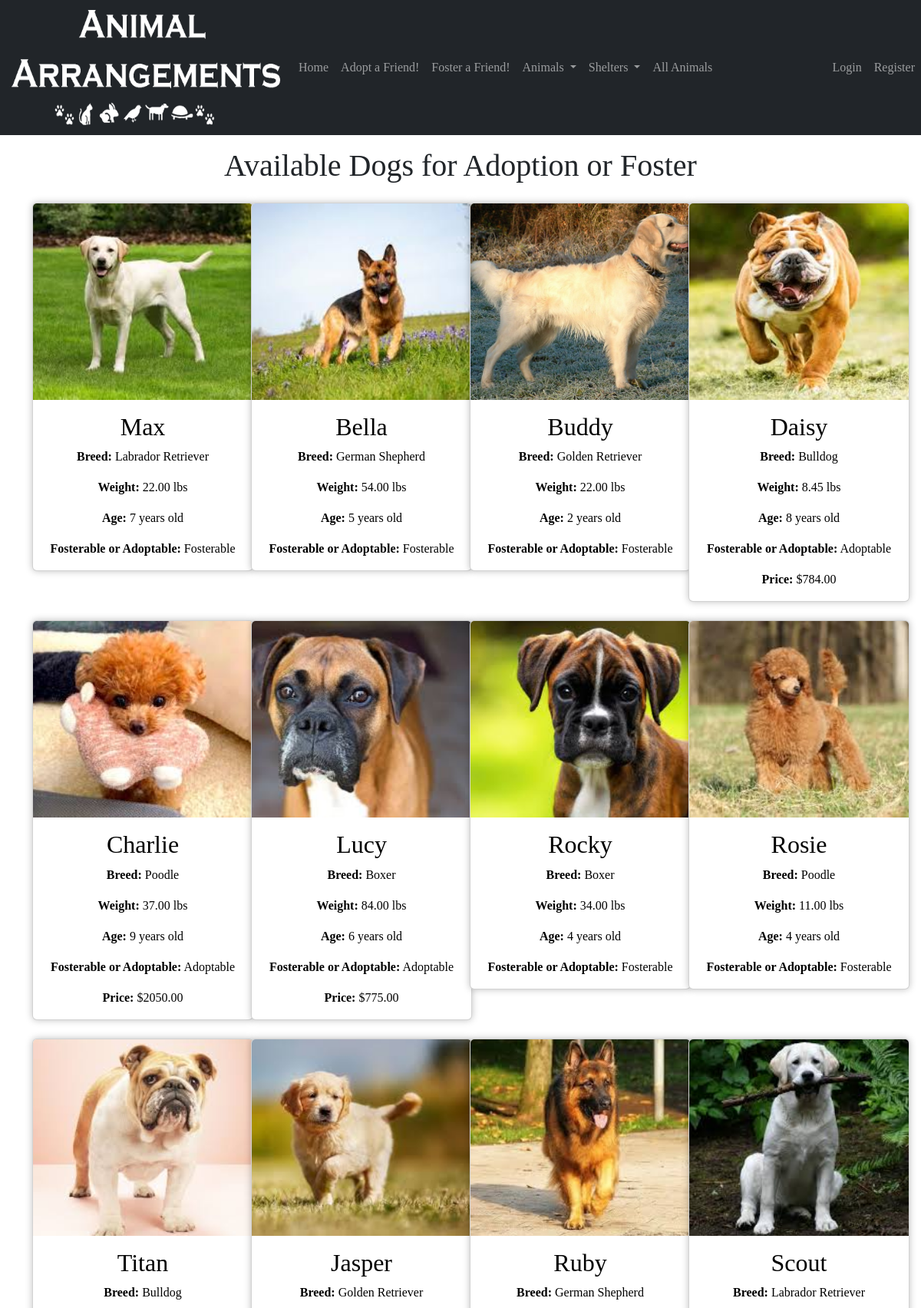
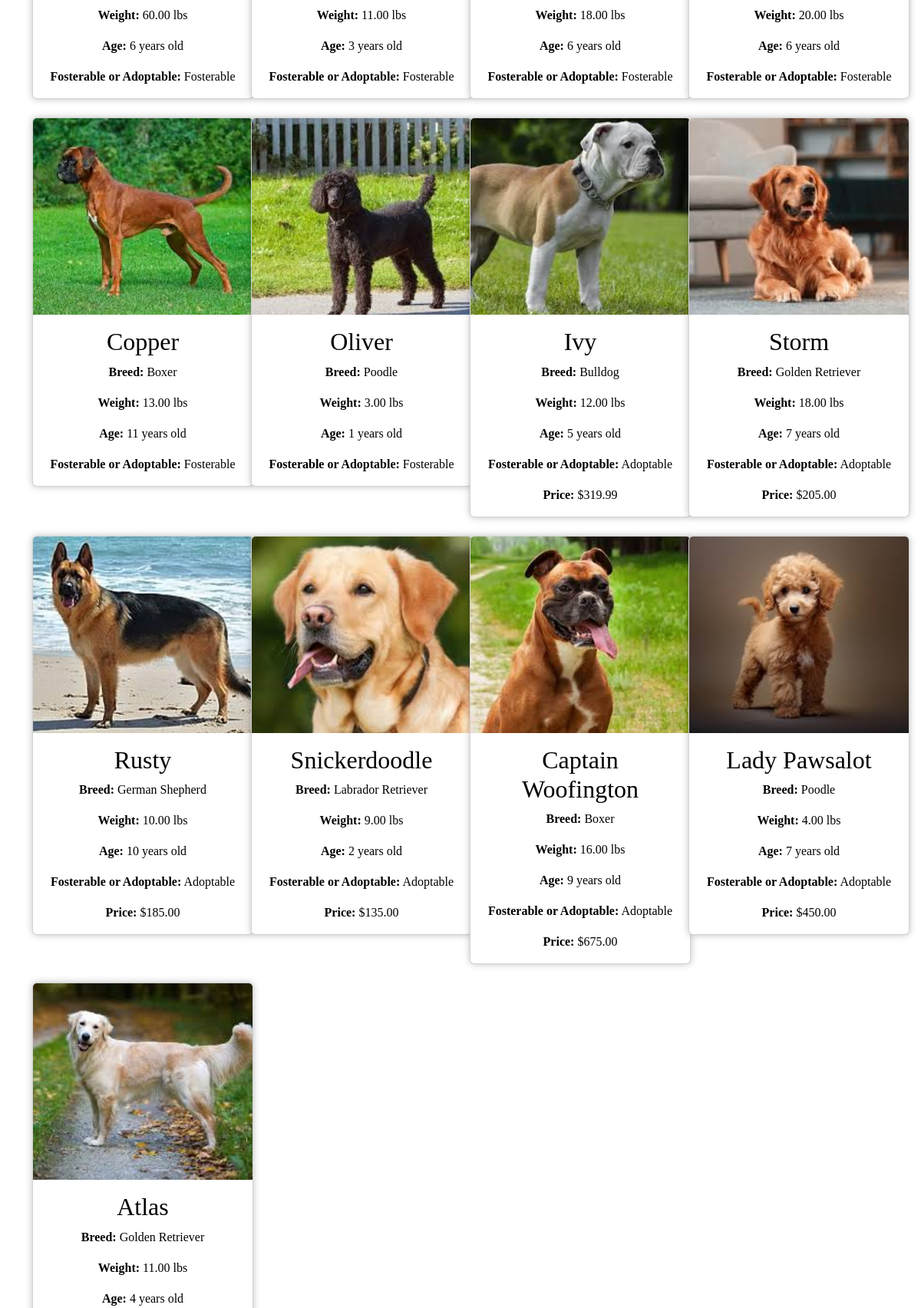
/dogs/ (upper part), run on the app's committed database (2 pictures, top to bottom).
### animal_adoption_app/models.py (models this page shows, shortened)
class Dog(models.Model):
    animal = models.OneToOneField(Animal, on_delete=models.CASCADE, primary_key=True)
    breed = models.CharField(max_length=100)
    weight = models.DecimalField(max_digits=5, decimal_places=2)
    age = models.IntegerField()
    personality = models.TextField()
    up_to_date_on_vaccines = models.BooleanField(default=False)

class Animal(models.Model):
    id = models.AutoField(primary_key=True)
    name = models.CharField(max_length=100, unique=True)
    price = models.DecimalField(max_digits=10, decimal_places=2)
    fosterable = models.BooleanField(default=False)
    image_path = models.CharField(max_length=255, blank=True, null=True)
    SHELTER_CHOICES = [
        ('Homeward Animal Shelter', 'Homeward Animal Shelter'),
        ('Cats Cradle Shelter Inc', 'Cats Cradle Shelter Inc'),
        ('Minn-Kota PAAWS', 'Minn-Kota PAAWS'),
    ]
    shelter = models.CharField(max_length=100, choices=SHELTER_CHOICES)

### animal_adoption_app/views.py (the view)
# urls.py: path('dogs/', views.dogs, name='dogs'),
def dogs(request):
    dogs = Dog.objects.all()
    return render(request, 'animal_adoption_app/dogs.html', {'dog_list': dogs})

### templates/animal_adoption_app/dogs.html (shortened to what this page needs)
<!DOCTYPE html>
<html lang="en">
<head>
    <link href="https://cdn.jsdelivr.net/npm/bootstrap@5.3.3/dist/css/bootstrap.min.css" rel="stylesheet">
</head>
<body>
    {% load static %}
    {% include "navbar.html" %}
    <h1 class="text-center mt-3 mb-4">Available Dogs for Adoption or Foster</h1>
    <div class="container">
        <div class="row row-cols-1 row-cols-md-2 row-cols-lg-3 row-cols-xl-4">
            {% for dog in dog_list %}
                <div class="col mb-4 text-center">
                    <div class="card" style="width: 18rem;">
                        <a href="{% url 'animal_detail' dog.animal.id %}" class="card-link">
                            {% if dog.animal.image_path %}
                                <img class="card-img-top" src="{% static dog.animal.image_path %}" alt="{{ dog.animal.name }} Image" alt="Card image cap">
                            {% endif %}
                            <div class="card-body">
                                <h2 class="card-title">{{ dog.animal.name }}</h2>
                                <p class="card-text"><strong>Breed:</strong> {{ dog.breed }}</p>
                                <p class="card-text"><strong>Weight:</strong> {{ dog.weight }} lbs</p>
                                <p class="card-text"><strong>Age:</strong> {{ dog.age }} years old</p>
                                <p class="card-text"><strong>Fosterable or Adoptable:</strong> {% if dog.animal.fosterable %}Fosterable{% else %}Adoptable{% endif %}</p>
                                {% if not dog.animal.fosterable %}
                                    <p class="card-text"><strong>Price:</strong> ${{ dog.animal.price }}</p>
                                {% endif %}
                            </div>
                        </a>
                    </div>
                </div>
            {% empty %}
                <p class="col text-center">No dogs available for adoption or foster.</p>
            {% endfor %}
        </div>
    </div>
    {% include "footer.html" %}
</body>
</html>

### templates/animal_adoption_app/dogs.html (style rules this page uses)
body { font-family: 'Comic Sans MS', cursive; background-color: #f4f4f4; }
.card-img-top { height: 16rem; object-fit: cover; }
.card { box-shadow: 0 0 10px rgba(0, 0, 0, 0.25); }
.card-link { text-decoration: none; }
.card-body h2, .card-body p { color: black; }

### animal_adoption_app/templates/navbar.html (style rules this page uses)
body { font-family: 'Comic Sans MS', cursive; }

### animal_adoption_app/templates/footer.html (style rules this page uses)
body { font-family: 'Comic Sans MS', cursive; }

### data on the page
Dog: animal_id.image_path (picture), animal.name "Max", breed "Labrador Retriever", weight "22.00", age "7", shows "Fosterable"
Dog: animal_id.image_path (picture), animal.name "Bella", breed "German Shepherd", weight "54.00", age "5", shows "Fosterable"
Dog: animal_id.image_path (picture), animal.name "Buddy", breed "Golden Retriever", weight "22.00", age "2", shows "Fosterable"
Dog: animal_id.image_path (picture), animal.name "Daisy", breed "Bulldog", weight "8.45", age "8", shows "Adoptable", animal.price "784.00"
Dog: animal_id.image_path (picture), animal.name "Charlie", breed "Poodle", weight "37.00", age "9", shows "Adoptable", animal.price "2050.00"
Dog: animal_id.image_path (picture), animal.name "Lucy", breed "Boxer", weight "84.00", age "6", shows "Adoptable", animal.price "775.00"
Dog: animal_id.image_path (picture), animal.name "Rocky", breed "Boxer", weight "34.00", age "4", shows "Fosterable"
Dog: animal_id.image_path (picture), animal.name "Rosie", breed "Poodle", weight "11.00", age "4", shows "Fosterable"
Dog: animal_id.image_path (picture), animal.name "Titan", breed "Bulldog", weight "60.00", age "6", shows "Fosterable"
Dog: animal_id.image_path (picture), animal.name "Jasper", breed "Golden Retriever", weight "11.00", age "3", shows "Fosterable"
Dog: animal_id.image_path (picture), animal.name "Ruby", breed "German Shepherd", weight "18.00", age "6", shows "Fosterable"
Dog: animal_id.image_path (picture), animal.name "Scout", breed "Labrador Retriever", weight "20.00", age "6", shows "Fosterable"
Dog: animal_id.image_path (picture), animal.name "Copper", breed "Boxer", weight "13.00", age "11", shows "Fosterable"
Dog: animal_id.image_path (picture), animal.name "Oliver", breed "Poodle", weight "3.00", age "1", shows "Fosterable"
Dog: animal_id.image_path (picture), animal.name "Ivy", breed "Bulldog", weight "12.00", age "5", shows "Adoptable", animal.price "319.99"
Dog: animal_id.image_path (picture), animal.name "Storm", breed "Golden Retriever", weight "18.00", age "7", shows "Adoptable", animal.price "205.00"
Dog: animal_id.image_path (picture), animal.name "Rusty", breed "German Shepherd", weight "10.00", age "10", shows "Adoptable", animal.price "185.00"
Dog: animal_id.image_path (picture), animal.name "Snickerdoodle", breed "Labrador Retriever", weight "9.00", age "2", shows "Adoptable", animal.price "135.00"
Dog: animal_id.image_path (picture), animal.name "Captain Woofington", breed "Boxer", weight "16.00", age "9", shows "Adoptable", animal.price "675.00"
Dog: animal_id.image_path (picture), animal.name "Lady Pawsalot", breed "Poodle", weight "4.00", age "7", shows "Adoptable", animal.price "450.00"
Dog: animal_id.image_path (picture), animal.name "Atlas", breed "Golden Retriever", weight "11.00", age "4"
